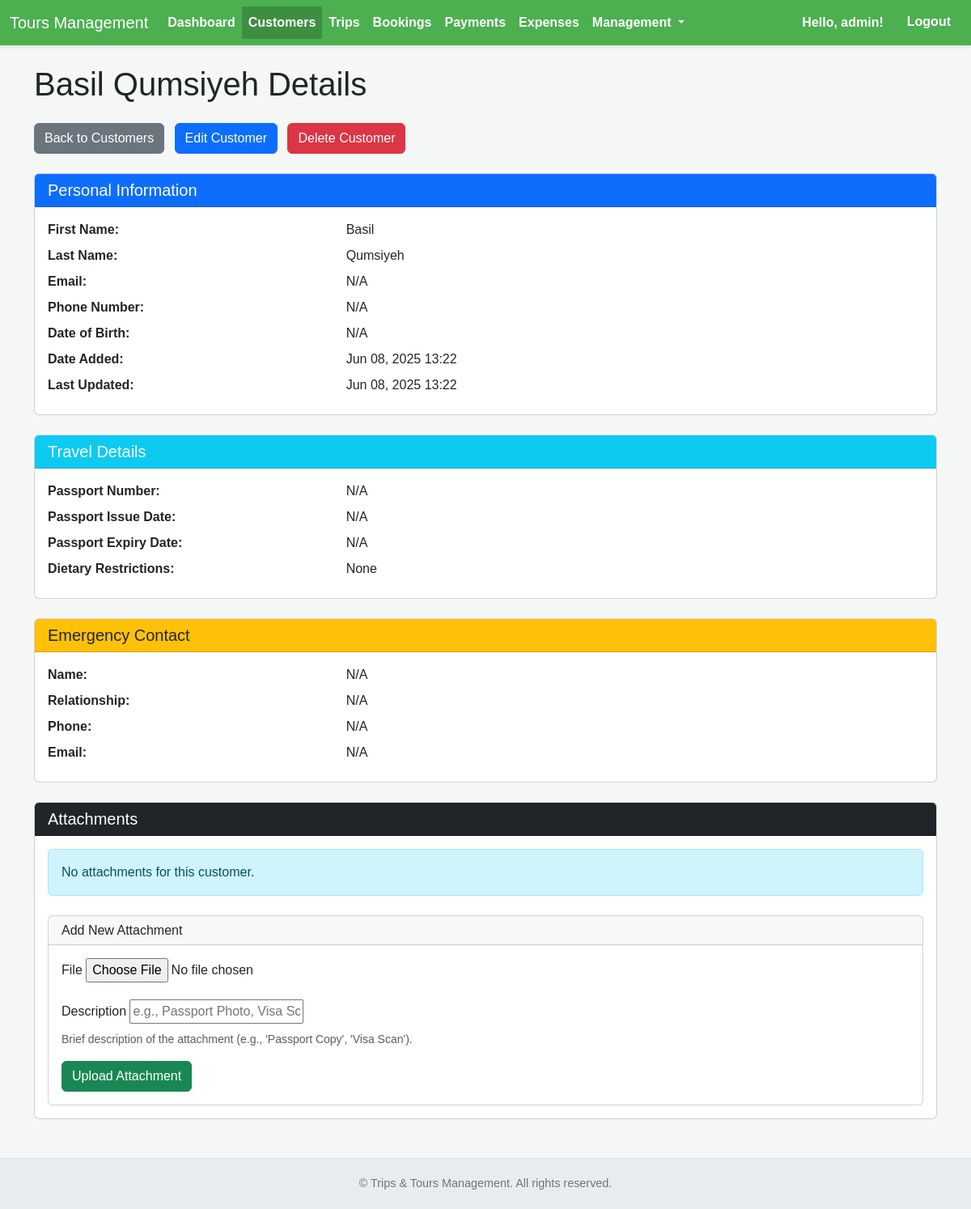
Screenshot of /customers/20/ (signed in) with the database file from the repository.
### customers/models.py (models this page shows, shortened)
class Customer(models.Model):
    first_name = models.CharField(max_length=100)
    last_name = models.CharField(max_length=100)
    email = models.EmailField(blank=True, null=True, unique=True,
                              help_text="Primary email address for communication. Keep unique if possible.")
    phone_number = models.CharField(max_length=20, blank=True, null=True)
    passport_number = models.CharField(max_length=50, blank=True, null=True, unique=True,
                                       help_text="Customer's passport number.")
    passport_issue_date = models.DateField(blank=True, null=True,
                                          help_text="Date passport was issued.")
    passport_expiry_date = models.DateField(blank=True, null=True,
                                           help_text="Date passport expires.")
    date_of_birth = models.DateField(blank=True, null=True)
    dietary_restrictions = models.TextField(blank=True, help_text="Any specific dietary needs or allergies.")
    emergency_contact_name = models.CharField(max_length=200, blank=True, null=True)
    emergency_contact_relationship = models.CharField(max_length=100, blank=True, null=True)
    emergency_contact_phone = models.CharField(max_length=20, blank=True, null=True)
    emergency_contact_email = models.EmailField(blank=True, null=True)
    date_added = models.DateTimeField(auto_now_add=True)
    last_updated = models.DateTimeField(auto_now=True)
    class Meta:
        ordering = ['last_name', 'first_name']
        verbose_name = "Customer"
        verbose_name_plural = "Customers" # Corrected typo
    @property
    def full_name(self):
        return f"{self.first_name} {self.last_name}"

### customers/views.py (the view)
# urls.py: path('<int:pk>/', views.customer_detail, name='customer_detail'),
@login_required
def customer_detail(request, pk):
    customer = get_object_or_404(Customer, pk=pk)
    attachments = customer.attachments.all()
    attachment_form = CustomerAttachmentForm()
    context = {
        'customer': customer,
        'attachments': attachments,
        'attachment_form': attachment_form,
    }
    return render(request, 'customers/customer_detail.html', context)

### customers/forms.py
class CustomerAttachmentForm(forms.ModelForm):
    class Meta:
        model = CustomerAttachment
        fields = ['file', 'description']
        widgets = {
            'description': forms.TextInput(attrs={'placeholder': 'e.g., Passport Photo, Visa Scan'}),
        }

### customers/templates/customers/customer_detail.html (shortened to what this page needs)
{% extends "base.html" %}
{% load app_filters %}
{% block content %}
    <h1 class="mb-4">{{ customer.full_name }} Details</h1>
    <div class="mb-4">
        <a href="{% url 'customer_list' %}" class="btn btn-secondary me-2">Back to Customers</a>
        <a href="{% url 'customer_update' customer.pk %}" class="btn btn-primary me-2">Edit Customer</a>
        <a href="{% url 'customer_delete' customer.pk %}" class="btn btn-danger">Delete Customer</a>
    </div>
    <div class="card mb-4">
        <div class="card-header bg-primary text-white">
            <h2 class="h5 mb-0">Personal Information</h2>
        </div>
        <div class="card-body">
            <div class="row mb-2">
                <div class="col-md-4"><strong>First Name:</strong></div>
                <div class="col-md-8">{{ customer.first_name }}</div>
            </div>
            <div class="row mb-2">
                <div class="col-md-4"><strong>Last Name:</strong></div>
                <div class="col-md-8">{{ customer.last_name }}</div>
            </div>
            <div class="row mb-2">
                <div class="col-md-4"><strong>Email:</strong></div>
                <div class="col-md-8">{{ customer.email|default:"N/A" }}</div>
            </div>
            <div class="row mb-2">
                <div class="col-md-4"><strong>Phone Number:</strong></div>
                <div class="col-md-8">{{ customer.phone_number|default:"N/A" }}</div>
            </div>
            <div class="row mb-2">
                <div class="col-md-4"><strong>Date of Birth:</strong></div>
                <div class="col-md-8">{{ customer.date_of_birth|default:"N/A" }}</div>
            </div>
            <div class="row mb-2">
                <div class="col-md-4"><strong>Date Added:</strong></div>
                <div class="col-md-8">{{ customer.date_added|date:"M d, Y H:i" }}</div>
            </div>
            <div class="row mb-2">
                <div class="col-md-4"><strong>Last Updated:</strong></div>
                <div class="col-md-8">{{ customer.last_updated|date:"M d, Y H:i" }}</div>
            </div>
        </div>
    </div>
    <div class="card mb-4">
        <div class="card-header bg-info text-white">
            <h2 class="h5 mb-0">Travel Details</h2>
        </div>
        <div class="card-body">
            <div class="row mb-2">
                <div class="col-md-4"><strong>Passport Number:</strong></div>
                <div class="col-md-8">{{ customer.passport_number|default:"N/A" }}</div>
            </div>
            <div class="row mb-2">
                <div class="col-md-4"><strong>Passport Issue Date:</strong></div>
                <div class="col-md-8">{{ customer.passport_issue_date|default:"N/A" }}</div>
            </div>
            <div class="row mb-2">
                <div class="col-md-4"><strong>Passport Expiry Date:</strong></div>
                <div class="col-md-8">{{ customer.passport_expiry_date|default:"N/A" }}</div>
            </div>
            <div class="row mb-2">
                <div class="col-md-4"><strong>Dietary Restrictions:</strong></div>
                <div class="col-md-8">{{ customer.dietary_restrictions|default:"None"|linebreaksbr }}</div>
            </div>
        </div>
    </div>
    <div class="card mb-4">
        <div class="card-header bg-warning text-dark">
            <h2 class="h5 mb-0">Emergency Contact</h2>
        </div>
        <div class="card-body">
            <div class="row mb-2">
                <div class="col-md-4"><strong>Name:</strong></div>
                <div class="col-md-8">{{ customer.emergency_contact_name|default:"N/A" }}</div>
            </div>
            <div class="row mb-2">
                <div class="col-md-4"><strong>Relationship:</strong></div>
                <div class="col-md-8">{{ customer.emergency_contact_relationship|default:"N/A" }}</div>
            </div>
            <div class="row mb-2">
                <div class="col-md-4"><strong>Phone:</strong></div>
                <div class="col-md-8">{{ customer.emergency_contact_phone|default:"N/A" }}</div>
            </div>
            <div class="row mb-2">
                <div class="col-md-4"><strong>Email:</strong></div>
                <div class="col-md-8">{{ customer.emergency_contact_email|default:"N/A" }}</div>
            </div>
        </div>
    </div>
    <div class="card mb-4">
        <div class="card-header bg-dark text-white">
            <h2 class="h5 mb-0">Attachments</h2>
        </div>
        <div class="card-body">
            {% if attachments %}
                <ul class="list-group list-group-flush mb-3">
                    {% for attachment in attachments %}
                        <li class="list-group-item d-flex justify-content-between align-items-center">
                            <div class="attachment-info">
                                <a href="{{ attachment.file.url }}" target="_blank">{{ attachment.original_filename }}</a>
                                {% if attachment.description %}<br><small>({{ attachment.description }})</small>{% endif %}
                            </div>
                            <div class="attachment-actions flex-shrink-0">
                                <small class="text-muted me-2">Uploaded: {{ attachment.upload_date|date:"M d, Y" }}</small>
                                <a href="{% url 'customer_attachment_delete' attachment.pk %}" class="btn btn-sm btn-danger delete-link">Delete</a>
                            </div>
                        </li>
                    {% endfor %}
                </ul>
            {% else %}
                <p class="alert alert-info">No attachments for this customer.</p>
            {% endif %}
            <div class="card mt-4">
                <div class="card-header">
                    <h3 class="h6 mb-0">Add New Attachment</h3>
                </div>
                <div class="card-body">
                    <form method="post" action="{% url 'customer_attachment_upload' customer.pk %}" enctype="multipart/form-data">
                        <div class="mb-3">
                            <label for="{{ attachment_form.file.id_for_label }}" class="form-label">{{ attachment_form.file.label }}</label>
                            {{ attachment_form.file }}
                        </div>
                        <div class="mb-3">
                            <label for="{{ attachment_form.description.id_for_label }}" class="form-label">{{ attachment_form.description.label }}</label>
                            {{ attachment_form.description }}
                            {% if attachment_form.description.help_text %}<div class="form-text">{{ attachment_form.description.help_text }}</div>{% endif %}
                        </div>
                        <button type="submit" class="btn btn-success">Upload Attachment</button>
                    </form>
                </div>
            </div>
        </div>
    </div>
{% endblock content %}

### templates/base.html (shortened to what this page needs)
{% load static %}
<!DOCTYPE html>
<html lang="en">
<head>
    <link href="https://cdn.jsdelivr.net/npm/bootstrap@5.3.3/dist/css/bootstrap.min.css" rel="stylesheet">
</head>
<body>
    <nav class="navbar navbar-expand-lg">
        <div class="container-fluid">
            <a class="navbar-brand text-white" href="{% url 'dashboard' %}">Tours Management</a>
            <div class="collapse navbar-collapse" id="navbarNav">
                <ul class="navbar-nav me-auto mb-2 mb-lg-0">
                    <li class="nav-item">
                        <a class="nav-link {% if request.resolver_match.url_name == 'dashboard' %}active{% endif %}" href="{% url 'dashboard' %}">Dashboard</a>
                    </li>
                    <li class="nav-item">
                        <a class="nav-link {% if 'customer' in request.path %}active{% endif %}" href="{% url 'customer_list' %}">Customers</a>
                    </li>
                    <li class="nav-item">
                        <a class="nav-link {% if 'trip' in request.path and not 'booking' in request.path %}active{% endif %}" href="{% url 'trip_list' %}">Trips</a>
                    </li>
                    <li class="nav-item">
                        <a class="nav-link {% if 'booking' in request.path %}active{% endif %}" href="{% url 'booking_list' %}">Bookings</a>
                    </li>
                    <li class="nav-item">
                        <a class="nav-link {% if 'payment' in request.path %}active{% endif %}" href="{% url 'payment_list' %}">Payments</a>
                    </li>
                    <li class="nav-item">
                        <a class="nav-link {% if 'expense' in request.path and 'types' not in request.path %}active{% endif %}" href="{% url 'expense_list' %}">Expenses</a>
                    </li>
                    <li class="nav-item dropdown">
                        <a class="nav-link dropdown-toggle {% if 'types' in request.path %}active{% endif %}" href="#" id="navbarDropdownManagement" role="button" data-bs-toggle="dropdown" aria-expanded="false">
                            Management
                        </a>
                    </li>
                </ul>
                <div class="d-flex">
                    {% if user.is_authenticated %}
                        <span class="navbar-text me-3">Hello, {{ user.username }}!</span>
                        <form action="{% url 'logout' %}" method="post" class="d-inline">
                            <button type="submit" class="btn btn-link text-white">Logout</button>
                        </form>
                    {% else %}
                        <a class="nav-link text-white" href="{% url 'login' %}">Login</a>
                    {% endif %}
                </div>
            </div>
        </div>
    </nav>
    <div class="container flex-grow-1 my-4">
        {% block content %}{% endblock content %}
    </div>
    <footer>
        © {{ "now"|date:"Y" }} Trips & Tours Management. All rights reserved.
    </footer>
</body>
</html>

### templates/base.html (style rules this page uses)
body { font-family: Arial, sans-serif; background-color: #f4f7f6; display: flex; flex-direction: column; min-height: 100vh; }
.navbar { background-color: #4CAF50; box-shadow: 0 2px 4px rgba(0,0,0,0.1); }
.navbar .nav-link { color: white !important; font-weight: bold; transition: background-color 0.3s ease; }
.navbar .nav-link.active { background-color: #3e8e41; }
.navbar .navbar-text { color: white; font-weight: bold; }
.navbar .btn-link { color: white; font-weight: bold; text-decoration: none; transition: background-color 0.3s ease; }
footer { margin-top: auto; padding: 1.25rem; text-align: center; color: #6c757d; font-size: 0.9em; background-color: #e9ecef; border-top: 1px solid #dee2e6; }

### rows the page displays
Customer: full_name "Basil Qumsiyeh", first_name "Basil", last_name "Qumsiyeh", email "N/A", phone_number "N/A", date_of_birth "N/A", date_added "Jun 08, 2025 13:22", last_updated "Jun 08, 2025 13:22", passport_number "N/A", passport_issue_date "N/A", passport_expiry_date "N/A", dietary_restrictions "None", emergency_contact_name "N/A", emergency_contact_relationship "N/A", emergency_contact_phone "N/A", emergency_contact_email "N/A"

### other values shown
{{ user.username }} "admin"
{{ attachment_form.file.label }} "File"
{{ attachment_form.description.label }} "Description"
{{ attachment_form.description.help_text }} "Brief description of the attachment (e.g., 'Passport Copy', 'Visa Scan')."
